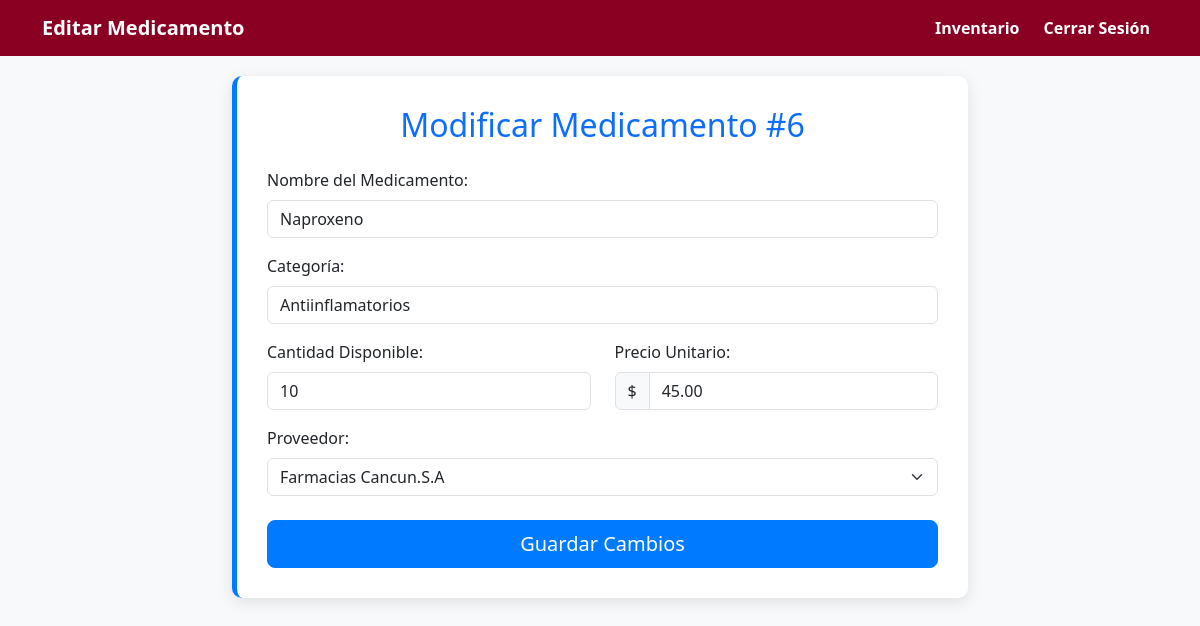
The app's page /editar.php?id=6 (signed in) with its own data.
### tables this page shows
CREATE TABLE `medicamentos` (
  `id` int(11) NOT NULL,
  `nombre` varchar(100) NOT NULL,
  `categoria` varchar(100) DEFAULT NULL,
  `cantidad` int(11) NOT NULL DEFAULT 0,
  `precio` decimal(10,2) NOT NULL,
  `proveedor_id` int(11) DEFAULT NULL,
  `creado_en` datetime DEFAULT current_timestamp(),
  `actualizado_en` datetime DEFAULT current_timestamp() ON UPDATE current_timestamp()
);

CREATE TABLE `proveedores` (
  `id` int(11) NOT NULL,
  `nombre` varchar(100) NOT NULL,
  `telefono` varchar(20) DEFAULT NULL,
  `direccion` varchar(200) DEFAULT NULL,
  `creado_en` datetime DEFAULT current_timestamp()
);

### editar.php (the view, shortened to what this page needs)
<?php
require_once 'db_conexion.php';
$medicamento = null;
$proveedores = [];
$medicamento_id = (int)($_GET['id'] ?? 0);
if ($medicamento_id > 0) {
    $sql_med = "SELECT id, nombre, categoria, cantidad, precio, proveedor_id
                 FROM Medicamentos WHERE id = ?";
    $stmt_med = $conexion->prepare($sql_med);
    $stmt_med->bind_param('i', $medicamento_id);
    $stmt_med->execute();
    $resultado_med = $stmt_med->get_result();
    if ($resultado_med->num_rows === 1) {
        $medicamento = $resultado_med->fetch_assoc();
    } else {
        header('Location: panel.php?estado=' . urlencode('Error: Medicamento no encontrado.'));
        exit();
    }
    $sql_prov = "SELECT id, nombre FROM Proveedores ORDER BY nombre ASC";
    $resultado_prov = $conexion->query($sql_prov);
    if ($resultado_prov && $resultado_prov->num_rows > 0) {
        while ($row = $resultado_prov->fetch_assoc()) {
            $proveedores[] = $row;
        }
    }
} else {
    header('Location: panel.php?estado=' . urlencode('Error: ID de medicamento no proporcionado.'));
    exit();
}
?>
<!DOCTYPE html>
<html lang="es">
<head>
    <link href="https://cdn.jsdelivr.net/npm/bootstrap@5.3.3/dist/css/bootstrap.min.css" rel="stylesheet">
</head>
<body>
    <nav class="navbar navbar-expand-lg navbar-dark fixed-top">
        <div class="container">
            <a class="navbar-brand" href="#">Editar Medicamento</a>
            <div class="collapse navbar-collapse justify-content-end" id="navbarNav">
                <ul class="navbar-nav">
                    <li class="nav-item">
                        <a class="nav-link" href="panel.php">Inventario</a>
                    </li>
                    <li class="nav-item">
                        <a class="nav-link btn btn-sm btn-outline-light ms-2" href="logout.php">Cerrar Sesión</a>
                    </li>
                </ul>
            </div>
        </div>
    </nav>
    <div class="container">
        <div class="row justify-content-center">
            <div class="col-lg-8 col-md-10">
                <div class="form-container">
                    <h2 class="mb-4 text-center text-primary"> Modificar Medicamento #<?= htmlspecialchars($medicamento_id) ?></h2>
                    <?php if ($medicamento): ?>
                        <form action="editar.php?id=<?= $medicamento_id ?>" method="POST">
                            <div class="mb-3">
                                <label for="nombre" class="form-label">Nombre del Medicamento:</label>
                                <input type="text" class="form-control" id="nombre" name="nombre"
                                    value="<?= htmlspecialchars($medicamento['nombre']) ?>" required>
                            </div>
                            <div class="mb-3">
                                <label for="categoria" class="form-label">Categoría:</label>
                                <input type="text" class="form-control" id="categoria" name="categoria"
                                    value="<?= htmlspecialchars($medicamento['categoria']) ?>" required>
                            </div>
                            <div class="row">
                                <div class="col-md-6 mb-3">
                                    <label for="cantidad" class="form-label">Cantidad Disponible:</label>
                                    <input type="number" class="form-control" id="cantidad" name="cantidad" min="0"
                                        value="<?= htmlspecialchars($medicamento['cantidad']) ?>" required>
                                </div>
                                <div class="col-md-6 mb-3">
                                    <label for="precio" class="form-label">Precio Unitario:</label>
                                    <div class="input-group">
                                        <span class="input-group-text">$</span>
                                        <input type="number" class="form-control" id="precio" name="precio" step="0.01" min="0.01"
                                            value="<?= htmlspecialchars($medicamento['precio']) ?>" required>
                                    </div>
                                </div>
                            </div>
                            <div class="mb-4">
                                <label for="proveedor_id" class="form-label">Proveedor:</label>
                                <select class="form-select" id="proveedor_id" name="proveedor_id" required>
                                    <?php foreach ($proveedores as $prov): ?>
                                        <option value="<?= $prov['id'] ?>"
                                            <?= ($prov['id'] == $medicamento['proveedor_id']) ? 'selected' : '' ?>>
                                            <?= htmlspecialchars($prov['nombre']) ?>
                                        </option>
                                    <?php endforeach; ?>
                                </select>
                            </div>
                            <div class="d-grid">
                                <button type="submit" class="btn btn-primary btn-lg">Guardar Cambios</button>
                            </div>
                        </form>
                    <?php else: ?>
                        <div class="alert alert-danger">No se pudo encontrar el medicamento especificado.</div>
                    <?php endif; ?>
                </div>
            </div>
        </div>
    </div>
</body>
</html>

### editar.php (style rules this page uses)
:root { --color-primary: #007bff; --color-accent: #28a745; --color-header: #8a0022; --color-bg: #f8f9fa; }
body { background-color: var(--color-bg); padding-top: 56px; }
.navbar { background-color: var(--color-header) !important; }
.navbar-brand, .nav-link { color: white !important; font-weight: bold; }
.form-container { margin-top: 20px; padding: 30px; background: white; border-radius: 10px; box-shadow: 0 4px 15px rgba(0,0,0,0.1); border-left: 5px solid var(--color-primary); }
.btn-primary { background-color: var(--color-primary); border-color: var(--color-primary); transition: background-color 0.3s; }

### records on screen
medicamentos: nombre "Naproxeno", categoria "Antiinflamatorios", cantidad "10", precio "45.00", proveedor_id "Farmacias Cancun.S.A"

### other values on screen
$medicamento_id "6"
